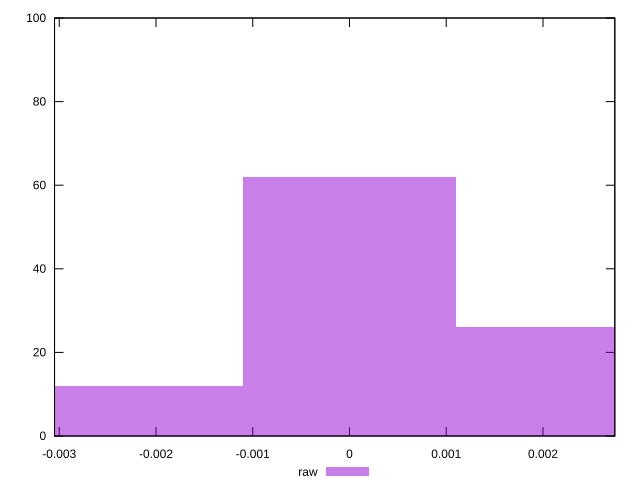

gnuplot code for this plot:
reset

$raw <<EOF
0 62
0.0022101571659334813 26
-0.0022101571659334813 12
EOF

set key outside below
set boxwidth 0.0022101571659334813
set xrange [-0.003048599837222304:0.002742461950465861]
set yrange [0:100]
set trange [0:100]
set style fill transparent solid 0.5 noborder
set terminal svg size 640, 490 enhanced background rgb 'white'
set output "reprap/meta/pScore-difference/samples/pages+cached+noexternal+nomedia+nocss/raw/histogram.svg"

plot $raw title "raw" with boxes

reset
